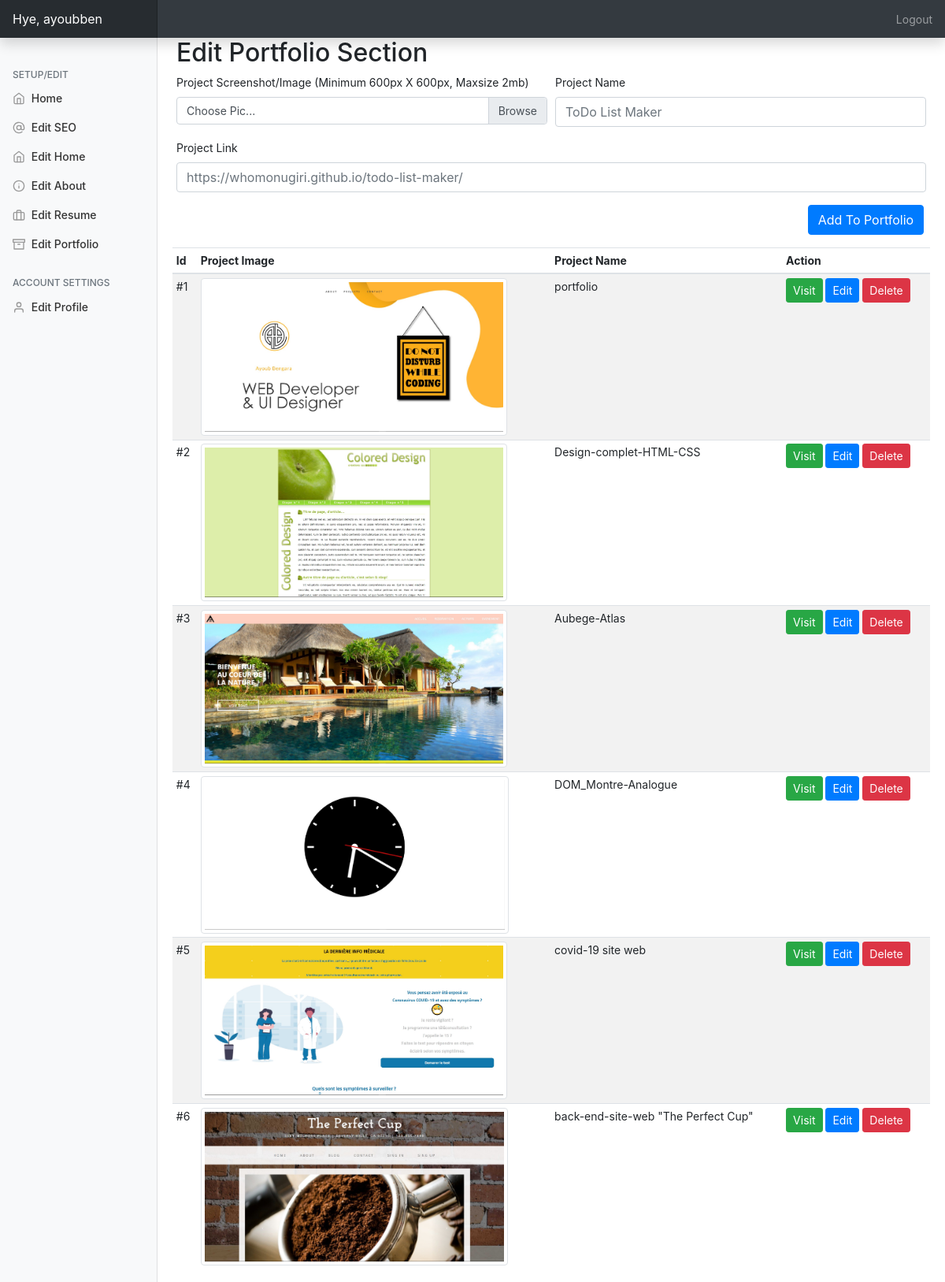
Page /admin/?editportfolio=true (signed in) on the committed database.
### tables this page shows
CREATE TABLE IF NOT EXISTS `portfolio` (
  `id` int(11) NOT NULL AUTO_INCREMENT,
  `projectname` varchar(250) NOT NULL,
  `projectpic` varchar(250) NOT NULL,
  `projectlink` text NOT NULL,
  PRIMARY KEY (`id`)
);

### admin/php/portfolio.php (the view, shortened to what this page needs)
 <h2>Edit Portfolio Section</h2>
         <form method="post" action="php/uportfolio.php" enctype="multipart/form-data">
  <div class="form-row">
  <div class="form-group col-md-6">
  <label>Project Screenshot/Image (Minimum 600px X 600px, Maxsize 2mb)</label>
  <div class="custom-file">
    <label class="custom-file-label" for="projectpic">Choose Pic...</label>
  </div></div>
   <div class="form-group col-md-6 mt-auto">
      <label for="name">Project Name</label>
      <input type="name" name="projectname" class="form-control" id="name" placeholder="ToDo List Maker">
    </div>
    <div class="form-group col-md-12">
      <label for="email">Project Link</label>
      <input type="text" name="projectlink" class="form-control" id="email" placeholder="https://whomonugiri.github.io/todo-list-maker/">
    </div>
    <div class="form-group col-md-2 ml-auto">
        <input type="submit" name="addtoportfolio" class="btn btn-primary" value="Add To Portfolio">
    </div>
</form>
<table class="table table-striped table-sm">
          <thead>
            <tr>
              <th>Id</th>
              <th>Project Image</th>
              <th>Project Name</th>
              <th>Action</th>
            </tr>
          </thead>
          <tbody>
         <?php
$query2="SELECT * FROM portfolio";
$queryrun2=mysqli_query($db,$query2);
$count=1;
while($data2=mysqli_fetch_array($queryrun2)){
    ?>
     <tr>
          <td>#<?=$count?></td>
              <td><img src="../assets/img/<?=$data2['projectpic']?>" class="oo img-thumbnail"></td>
         <td><?=$data2['projectname']?></td>
         <td>
             <a href="<?=$data2['projectlink']?>"> <button type="button" class="btn btn-success btn-sm">Visit</button></a>
         <button type="button" class="btn btn-primary btn-sm" data-toggle="modal" data-target="#modal<?=$data2['id']?>">
  Edit
</button> <a href="php/uportfolio.php?del=<?=$data2['id']?>"><button type="button" class="btn btn-danger btn-sm" data-toggle="modal" data-target="#exampleModal">
  Delete
             </button></a></td>
            </tr>
         <?php $count++;
} ?>
             </tbody></table>

### admin/css/dashboard.css (style rules this page uses)
body { font-size: .875rem; }

### admin/index.php (style rules this page uses)
.oo { height: 200px; }

### rows in the picture
portfolio: projectpic (picture), projectname "portfolio"
portfolio: projectpic (picture), projectname "Design-complet-HTML-CSS"
portfolio: projectpic (picture), projectname "Aubege-Atlas"
portfolio: projectpic (picture), projectname "DOM_Montre-Analogue"
portfolio: projectpic (picture), projectname "covid-19 site web"
portfolio: projectpic (picture), projectname "back-end-site-web \"The Perfect Cup\""

### other values in the picture
$_SESSION['username'] "ayoubben"
